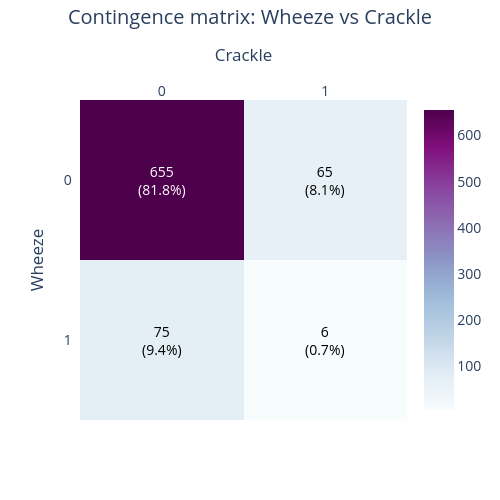

Notebook source saved alongside this figure:
### Markdown cell above
### 3.5.1. Filtered

### Code cell
matrix = pd.crosstab(df_filtered['Wheeze'], df_filtered['Crackle'])
matrix = matrix.reindex(index=[0, 1], columns=[0, 1], fill_value=0)

z = matrix.values
total = z.sum()

# Texto personalizado: count + porcentaje
annotations_text = [
    [f'{z[i][j]}<br>({z[i][j]/total*100:.1f}%)' for j in range(z.shape[1])]
    for i in range(z.shape[0])
]

x_labels = ['0', '1']
y_labels = ['0', '1']

fig = ff.create_annotated_heatmap(
    z=z,
    x=x_labels,
    y=y_labels,
    annotation_text=annotations_text,
    colorscale='BuPu',
    showscale=True
)

fig.update_layout(
    title=dict(
        text='Contingence matrix: Wheeze vs Crackle',
        y=0.98,          # posición vertical del título (más cerca del borde superior)
        x=0.5,
        xanchor='center'
    ),
    xaxis_title='Crackle',
    yaxis_title='Wheeze',
    margin=dict(t=100),  # aumenta el espacio superior total (por defecto suele ser ~60-80)
    width=500,
    height=500,
    font=dict(size=14)
)
fig.update_yaxes(autorange="reversed")  # opcional, orden clásico de matriz

fig.show()
fig.write_image("assets/label_distribution_filtered.png", scale=5)

### Figure 1 — Plotly figure (JSON) as saved in the notebook; plotly's stock layout.template omitted (floating-point values rounded to 4 significant figures)
{"data": [{"colorscale": [[0, "rgb(247,252,253)"], [0.125, "rgb(224,236,244)"], [0.25, "rgb(191,211,230)"], [0.375, "rgb(158,188,218)"], [0.5, "rgb(140,150,198)"], [0.625, "rgb(140,107,177)"], [0.75, "rgb(136,65,157)"], [0.875, "rgb(129,15,124)"], [1, "rgb(77,0,75)"]], "reversescale": false, "showscale": true, "type": "heatmap", "x": ["0", "1"], "y": ["0", "1"], "z": [[655, 65], [75, 6]]}], "layout": {"annotations": [{"font": {"color": "#FFFFFF"}, "showarrow": false, "text": "655<br>(81.8%)", "x": "0", "xref": "x", "y": "0", "yref": "y"}, {"font": {"color": "#000000"}, "showarrow": false, "text": "65<br>(8.1%)", "x": "1", "xref": "x", "y": "0", "yref": "y"}, {"font": {"color": "#000000"}, "showarrow": false, "text": "75<br>(9.4%)", "x": "0", "xref": "x", "y": "1", "yref": "y"}, {"font": {"color": "#000000"}, "showarrow": false, "text": "6<br>(0.7%)", "x": "1", "xref": "x", "y": "1", "yref": "y"}], "font": {"size": 14}, "height": 500, "margin": {"t": 100}, "title": {"text": "Contingence matrix: Wheeze vs Crackle", "x": 0.5, "xanchor": "center", "y": 0.98}, "width": 500, "xaxis": {"dtick": 1, "gridcolor": "rgb(0, 0, 0)", "side": "top", "ticks": "", "title": {"text": "Crackle"}}, "yaxis": {"autorange": "reversed", "dtick": 1, "ticks": "", "ticksuffix": "  ", "title": {"text": "Wheeze"}}}}
